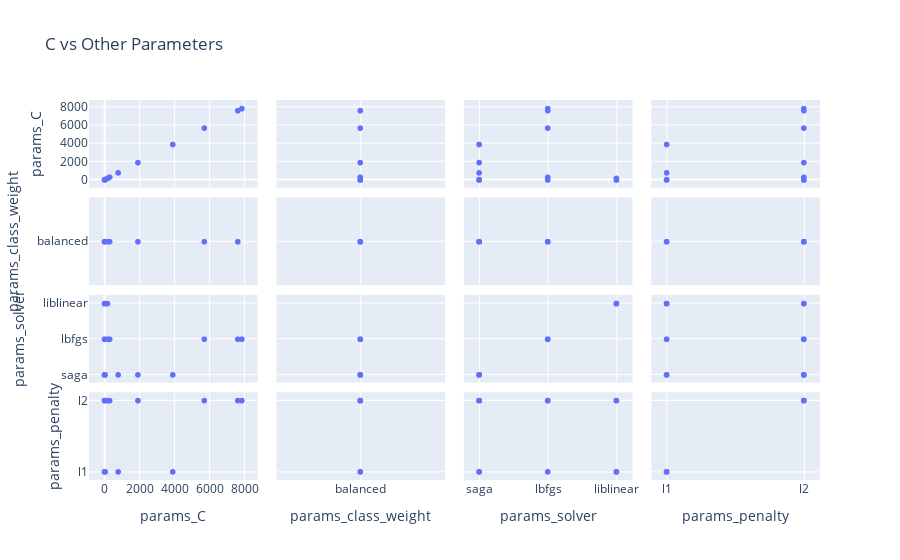

Write notebook code for a chart like this one.
### Code cell
df = study_best_features.trials_dataframe()

fig = px.scatter_matrix(df, dimensions=["params_C", "params_class_weight", "params_solver", "params_penalty"], title="C vs Other Parameters")
fig.show()

### Figure 1 — Plotly figure (JSON) as saved in the notebook; plotly's stock layout.template omitted (floating-point values rounded to 4 significant figures; data arrays with more than 128 entries replaced by an {"elided": "..."} marker saying what was removed)
{"data": [{"dimensions": [{"axis": {"matches": true}, "label": "params_C", "values": {"elided": "200 float values"}}, {"axis": {"matches": true}, "label": "params_class_weight", "values": {"elided": "200 str values"}}, {"axis": {"matches": true}, "label": "params_solver", "values": {"elided": "200 str values"}}, {"axis": {"matches": true}, "label": "params_penalty", "values": {"elided": "200 str values"}}], "hovertemplate": "%{xaxis.title.text}=%{x}<br>%{yaxis.title.text}=%{y}<extra></extra>", "legendgroup": "", "marker": {"color": "#636efa", "symbol": "circle"}, "name": "", "showlegend": false, "type": "splom"}], "layout": {"dragmode": "select", "legend": {"tracegroupgap": 0}, "title": {"text": "C vs Other Parameters"}}}
